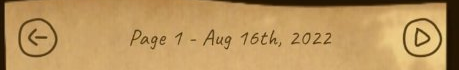
#> input picture scratch/ref_header.png, 459 x 70 px, found by its file name
$ python crop_buttons.py
#> lines starting #> are read from the running program, lines starting #| are printed output that depends on the picture
from PIL import Image

im = Image.open('scratch/ref_header.png')
#> im is the input picture: PIL image 459x70 RGB; mean R, G, B 186.7, 149.5, 94
# Let's inspect the left button around x=10 to x=60
left_btn = im.crop((8, 5, 65, 65))
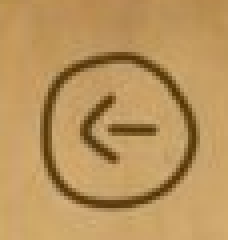
#> left_btn: PIL image 57x60 RGB (shown 4 times larger); mean R, G, B 186.4, 148.1, 92.6
left_btn.save('scratch/ref_left_btn.png')

# Right button around x=400 to x=455
right_btn = im.crop((395, 5, 452, 65))
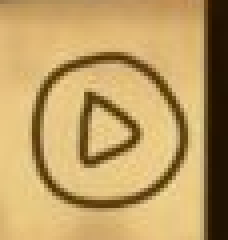
#> right_btn: PIL image 57x60 RGB (shown 4 times larger); mean R, G, B 190.4, 158.5, 100.3
right_btn.save('scratch/ref_right_btn.png')

print("Left button and right button cropped")
